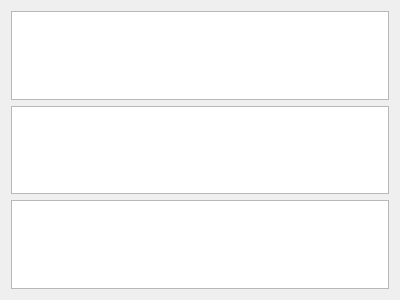
<?xml version="1.0" encoding="UTF-8"?>
<ui version="4.0">
 <class>globalTable</class>
 <widget class="QWidget" name="globalTable">
  <property name="geometry">
   <rect>
    <x>0</x>
    <y>0</y>
    <width>400</width>
    <height>300</height>
   </rect>
  </property>
  <property name="windowTitle">
   <string>Form</string>
  </property>
  <layout class="QVBoxLayout" name="verticalLayout_2">
   <item>
    <widget class="QTableView" name="tableView">
     <property name="font">
      <font>
       <pointsize>12</pointsize>
      </font>
     </property>
    </widget>
   </item>
   <item>
    <widget class="QTableView" name="tableView_2">
     <property name="font">
      <font>
       <pointsize>12</pointsize>
      </font>
     </property>
    </widget>
   </item>
   <item>
    <widget class="QTableView" name="tableView_3">
     <property name="baseSize">
      <size>
       <width>3</width>
       <height>0</height>
      </size>
     </property>
     <property name="font">
      <font>
       <pointsize>12</pointsize>
      </font>
     </property>
    </widget>
   </item>
  </layout>
 </widget>
 <resources/>
 <connections/>
</ui>
